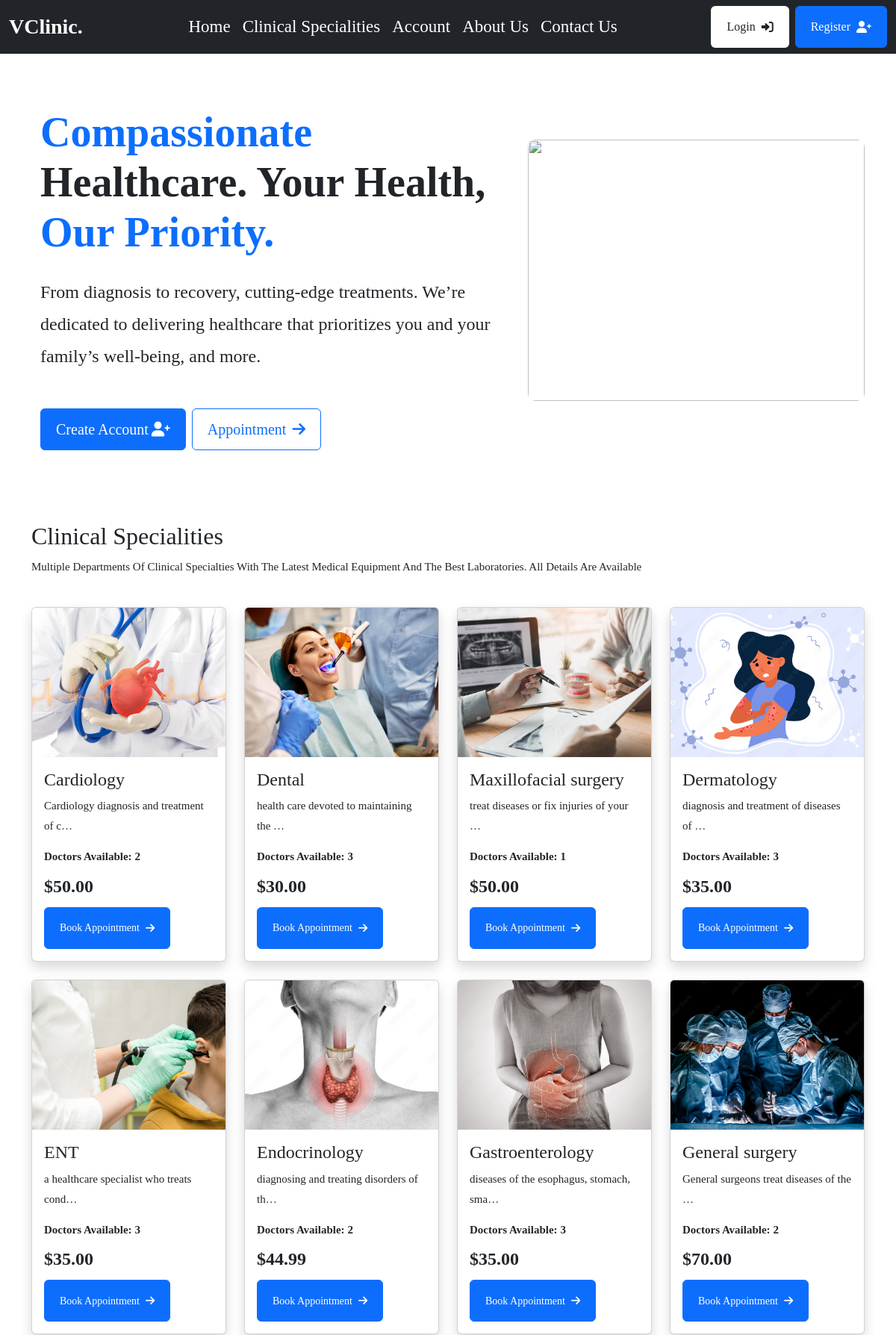
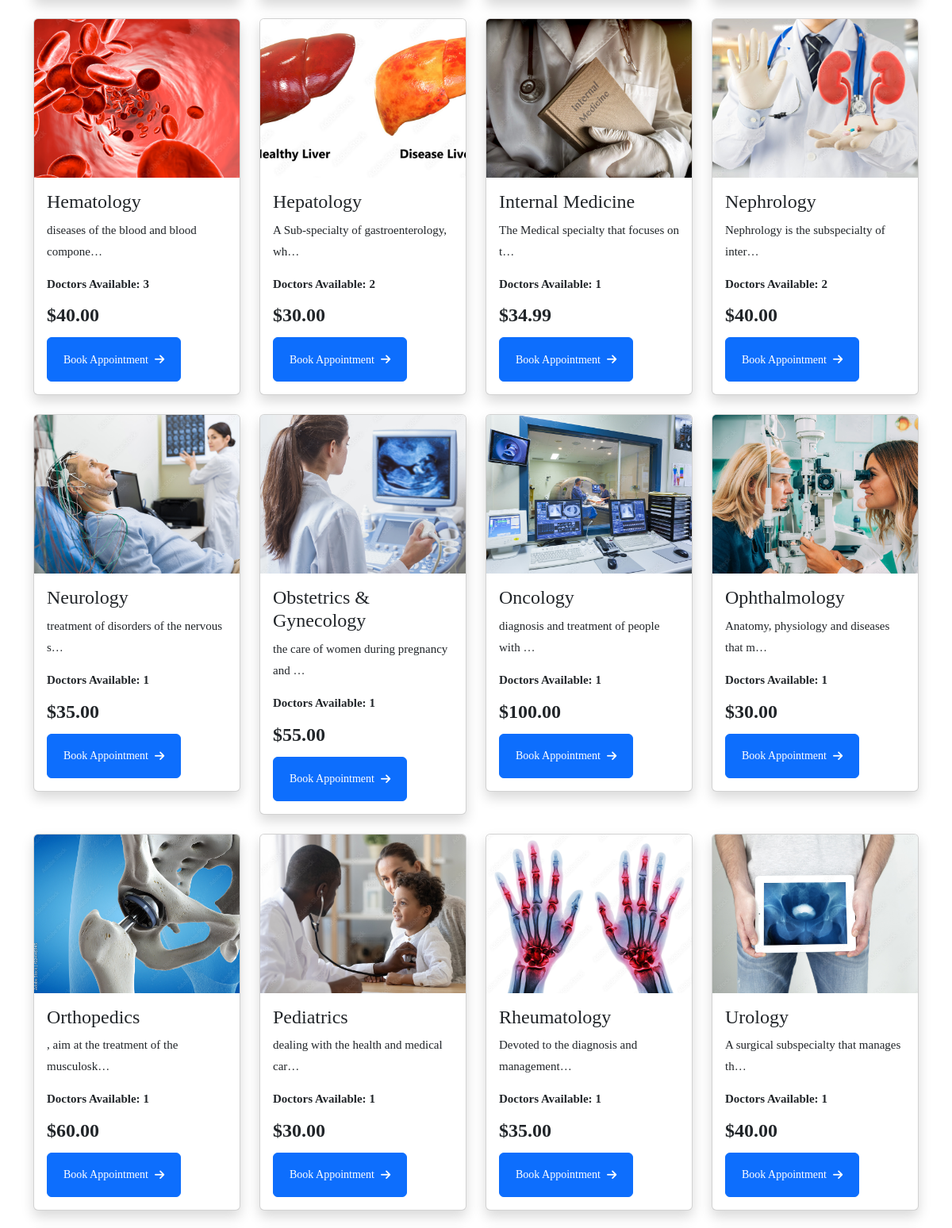
The page / (upper part) on the database its author committed (2 pictures, top to bottom).
### mainapp/models.py (models this page shows, shortened)
class Service(models.Model):
    image = models.FileField(upload_to="images", null=True, blank=True)
    name = models.CharField(max_length=255)         # name of clinical specialitis
    description = models.TextField(blank=True, null=True)       # description of clinical specialitis
    cost = models.DecimalField(max_digits=10, decimal_places=2)         # How mush the clinical specialitis cost
    available_doctors = models.ManyToManyField(doctor_models.Doctor, blank=True)        #every clinical specialitis have many doctors

### mainapp/views.py (the view)
# urls.py: path("", views.index, name="index"),
def index(request):
    services = base_models.Service.objects.all()        #get all services from the database
    context = {         #pass services to dictionary to be able to access it from the template
        "services": services
    }
    return render(request, "mainapp/index.html", context)

### templates/mainapp/index.html (shortened to what this page needs)
{% extends 'partials/base.html' %} {% block content %}
<section class="container">
    <div class="row d-flex justify-content-center align-items-center">
        <div class="col-12 col-lg-7 p-4 rounded-3 bg-white">
            <h1 class="display-4 fw-bold mt-5">
                <span class="text-primary"><b> Compassionate </b></span> Healthcare. Your Health, <span class="text-primary">Our Priority.</span>
            </h1>
            <p class="fs-4 mt-4">From diagnosis to recovery, cutting-edge treatments. We’re dedicated to delivering healthcare that prioritizes you and your family’s well-being, and more.</p>
            <div class="d-flex align-items-center gap-2 mt-5">
                <a class="btn btn-primary btn-lg" href="{% url 'userauthapp:sign-up' %}">Create Account <i class="fas fa-user-plus ms-1"></i></a>
                <a class="btn btn-outline-primary btn-lg" href="#services"> Appointment <i class="fas fa-arrow-right ms-2"></i></a>
            </div>
        </div>
        <div class="col-12 col-lg-5">
            <img class="img-fluid mt-4" style="width: 100%; height: 350px; object-fit: cover; border-radius: 10px" src="https://www.sermo.com/wp-content/uploads/2022/05/doctor-patient-img-1-copy-3.png" alt="" />
        </div>
    </div>
</section>
<section class="container mt-5">
    <div class="py-4">
        <h2 class="">Clinical Specialities</h2>
        <p>Multiple Departments Of Clinical Specialties With The Latest Medical Equipment And The Best Laboratories. All Details Are Available</p>
    </div>
    <div id="services" class="row">
        {% for s in services %}
        <div class="col-lg-3">
            <div class="card mb-4 shadow">
                <a href="{% url 'mainapp:service_detail' s.id %}">
                    {% if s.image %}
                        <img src="{{ s.image.url }}" alt="service" style="height: 200px; object-fit: cover" class="card-img-top" />
                    {% else %}
                        <img src="/static/images/default-image.jpg" alt="default service image" style="height: 200px; object-fit: cover" class="card-img-top" />
                    {% endif %}
                </a>
                <div class="card-body">
                    <h4 class="mb-2 text-truncate-line-2"><a href="{% url 'mainapp:service_detail' s.id %}" class="text-inherit text-dark text-decoration-none">{{s.name}}</a></h4>
                    <p>{{s.description|truncatechars:40}}</p>
                    <div class="mt-2">
                        <span class="fw-semibold">Doctors Available: {{s.available_doctors.all.count}}</span>
                        <div class="lh-1 mt-3">
                            <span class="text-dark fw-bold fs-4">${{s.cost}}</span>
                        </div>
                        <a href="{% url 'mainapp:service_detail' s.id %}" class="btn btn-sm btn-primary mt-3">Book Appointment <i class="fas fa-arrow-right ms-2"></i></a>
                    </div>
                </div>
            </div>
        </div>
        {% endfor %}
    </div>
</section>
{% endblock content %}

### static/assets/css/style.css (style rules this page uses)
body { background: #ffffff; color: var(--bs-body-color); font-size: 15px; font-family: var(--body-font-family); margin: 0; overflow-x: hidden !important; font-weight: 400; }
.p, p { line-height: 1.8; color: var(--paragraphColor); }
.btn { padding: 10px 20px; height: 56px; display: inline-flex; align-items: center; justify-content: center; cursor: pointer; transition: all ease 0.4s; border-radius: 0.375rem; overflow: hidden; animation-delay: 0.7s; animation-duration: 0.5s; position: relative; }
.btn::after { background-color: rgba(255, 255, 255, 0.76); content: ""; height: 150px; left: -75px; position: absolute; top: -35px; transform: rotate(35deg); transition: all 1600ms cubic-bezier(0.19, 1, 0.22, 1); width: 40px; opacity: 0; }

### rows shown on the page
Service: image (picture), name "Cardiology", description "Cardiology diagnosis and treatment of c…", available_doctors.all.count "2", cost "50.00"
Service: image (picture), name "Dental", description "health care devoted to maintaining the …", available_doctors.all.count "3", cost "30.00"
Service: image (picture), name "Maxillofacial surgery", description "treat diseases or fix injuries of your …", available_doctors.all.count "1", cost "50.00"
Service: image (picture), name "Dermatology", description "diagnosis and treatment of diseases of …", available_doctors.all.count "3", cost "35.00"
Service: image (picture), name "ENT", description "a healthcare specialist who treats cond…", available_doctors.all.count "3", cost "35.00"
Service: image (picture), name "Endocrinology", description "diagnosing and treating disorders of th…", available_doctors.all.count "2", cost "44.99"
Service: image (picture), name "Gastroenterology", description "diseases of the esophagus, stomach, sma…", available_doctors.all.count "3", cost "35.00"
Service: image (picture), name "General surgery", description "General surgeons treat diseases of the …", available_doctors.all.count "2", cost "70.00"
Service: image (picture), name "Hematology", description "diseases of the blood and blood compone…", available_doctors.all.count "3", cost "40.00"
Service: image (picture), name "Hepatology", description "A Sub-specialty of gastroenterology, wh…", available_doctors.all.count "2", cost "30.00"
Service: image (picture), name "Internal Medicine", description "The Medical specialty that focuses on t…", available_doctors.all.count "1", cost "34.99"
Service: image (picture), name "Nephrology", description "Nephrology is the subspecialty of inter…", available_doctors.all.count "2", cost "40.00"
Service: image (picture), name "Neurology", description "treatment of disorders of the nervous s…", available_doctors.all.count "1", cost "35.00"
Service: image (picture), name "Obstetrics & Gynecology", description "the care of women during pregnancy and …", available_doctors.all.count "1", cost "55.00"
Service: image (picture), name "Oncology", description "diagnosis and treatment of people with …", available_doctors.all.count "1", cost "100.00"
Service: image (picture), name "Ophthalmology", description "Anatomy, physiology and diseases that m…", available_doctors.all.count "1", cost "30.00"
Service: image (picture), name "Orthopedics", description ", aim at the treatment of the musculosk…", available_doctors.all.count "1", cost "60.00"
Service: image (picture), name "Pediatrics", description "dealing with the health and medical car…", available_doctors.all.count "1", cost "30.00"
Service: image (picture), name "Rheumatology", description "Devoted to the diagnosis and management…", available_doctors.all.count "1", cost "35.00"
Service: image (picture), name "Urology", description "A surgical subspecialty that manages th…", available_doctors.all.count "1", cost "40.00"
